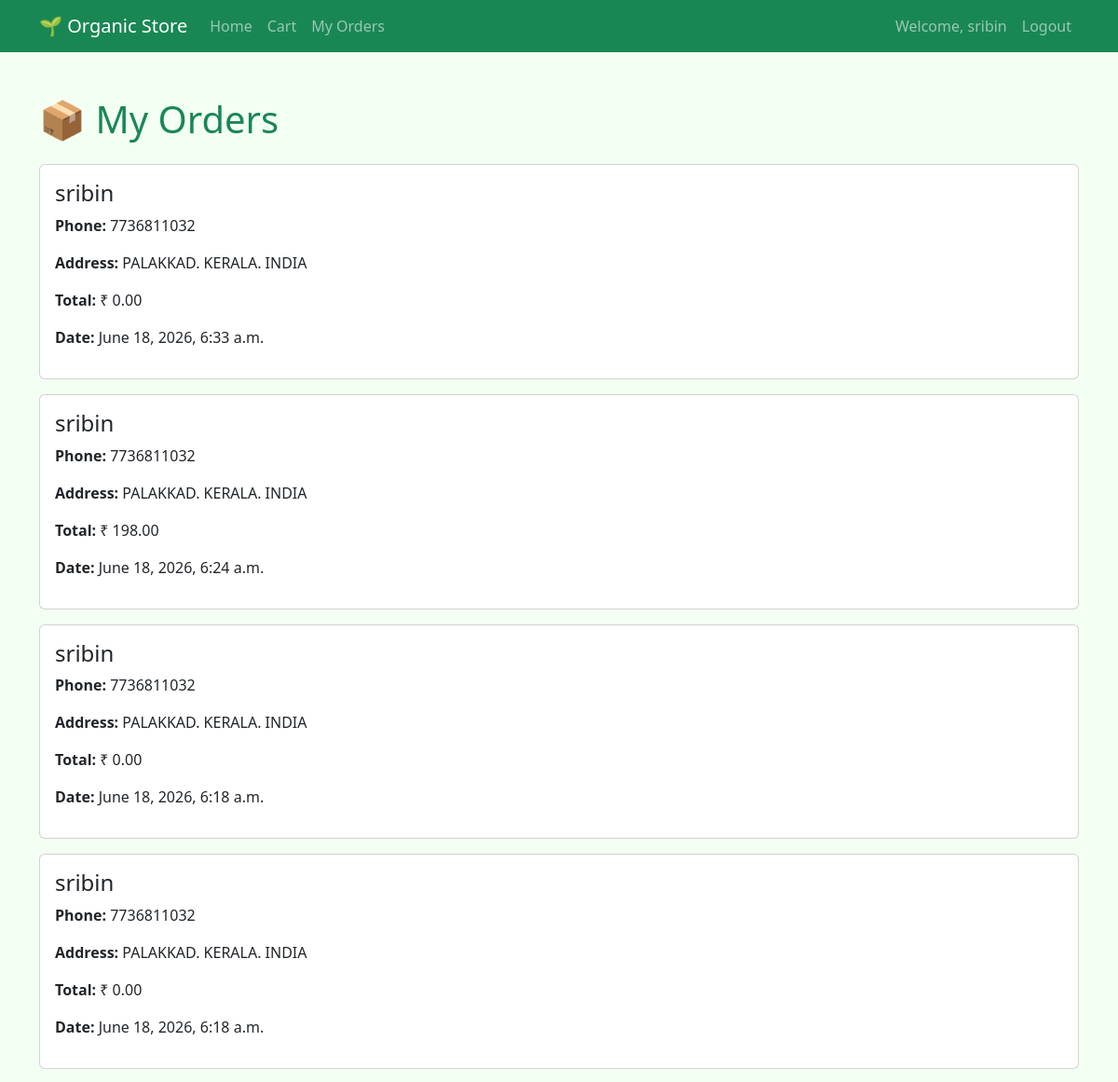
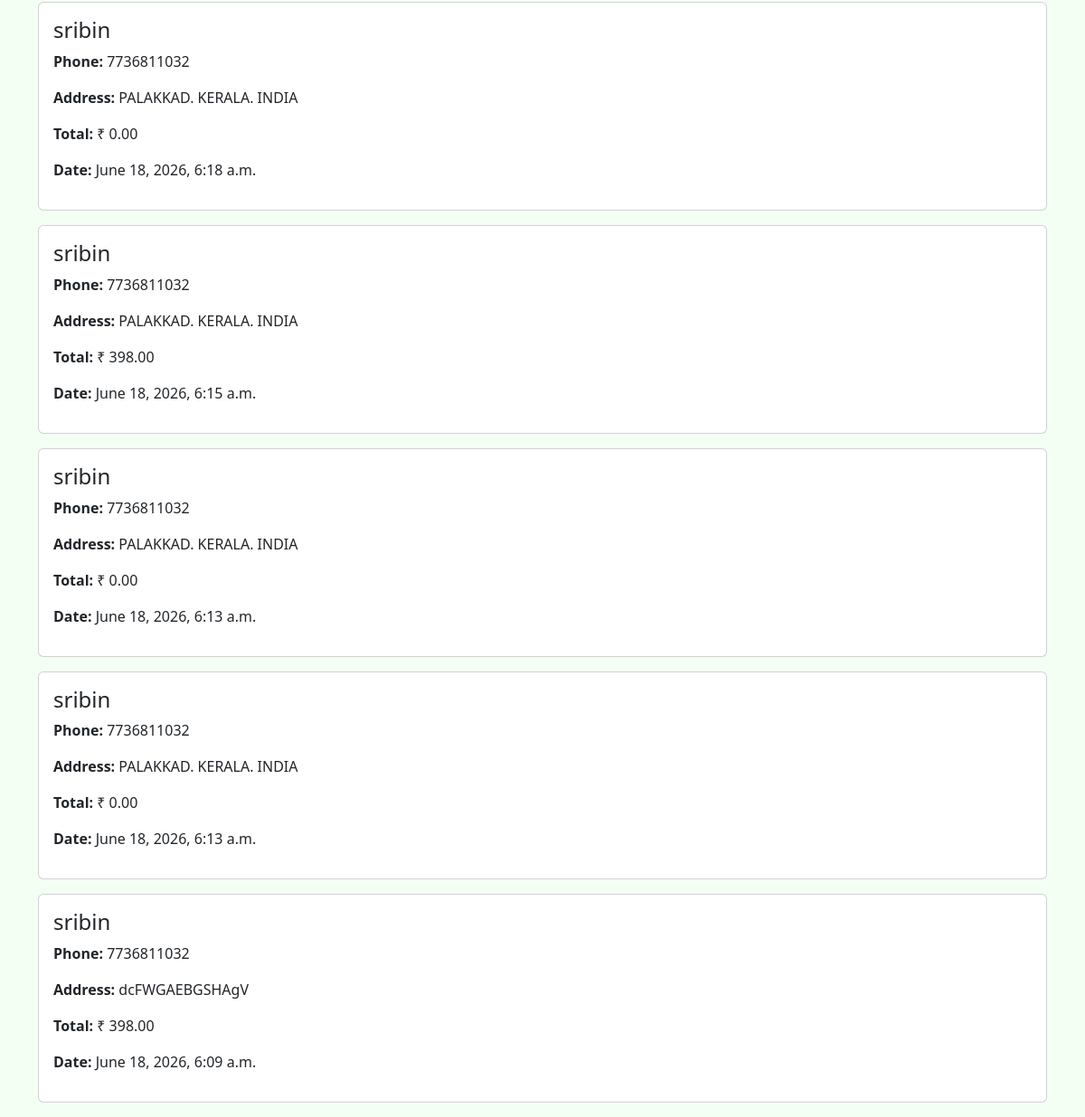
The page /orders/history/ (signed in) on the database its author committed (2 pictures, top to bottom).
### orders/models.py (models this page shows, shortened)
class Order(models.Model):
    user = models.ForeignKey(
        User,
        on_delete=models.CASCADE
    )
    full_name = models.CharField(max_length=100)
    phone = models.CharField(max_length=20)
    address = models.TextField()
    total_amount = models.DecimalField(
        max_digits=10,
        decimal_places=2
    )
    created_at = models.DateTimeField(
        auto_now_add=True
    )

### orders/views.py (the view)
@login_required
def order_history(request):
    orders = Order.objects.filter(
        user=request.user
    ).order_by('-created_at')
    return render(
        request,
        'orders/order_history.html',
        {
            'orders': orders
        }
    )

### templates/orders/order_history.html (shortened to what this page needs)
<!DOCTYPE html>
<html>
<head>
    <link href="https://cdn.jsdelivr.net/npm/bootstrap@5.3.3/dist/css/bootstrap.min.css" rel="stylesheet">
</head>
<body style="background:#f4fff4;">
    {% include 'navbar.html' %}
<div class="container mt-5">
    <h1 class="text-success mb-4">
        📦 My Orders
    </h1>
    {% for order in orders %}
    <div class="card mb-3">
        <div class="card-body">
            <h4>{{ order.full_name }}</h4>
            <p>
                <strong>Phone:</strong>
                {{ order.phone }}
            </p>
            <p>
                <strong>Address:</strong>
                {{ order.address }}
            </p>
            <p>
                <strong>Total:</strong>
                ₹ {{ order.total_amount }}
            </p>
            <p>
                <strong>Date:</strong>
                {{ order.created_at }}
            </p>
        </div>
    </div>
    {% empty %}
    <div class="alert alert-warning">
        No orders found.
    </div>
    {% endfor %}
</div>
</body>
</html>

### templates/navbar.html (shortened to what this page needs)
<nav class="navbar navbar-expand-lg navbar-dark bg-success">
  <div class="container">
    <a class="navbar-brand" href="/products/">
      🌱 Organic Store
    </a>
    <div class="collapse navbar-collapse" id="navbarNav">
      <ul class="navbar-nav me-auto">
        <li class="nav-item">
          <a class="nav-link" href="/products/">
            Home
          </a>
        </li>
        <li class="nav-item">
          <a class="nav-link" href="/cart/">
            Cart
          </a>
        </li>
        <li class="nav-item">
          <a class="nav-link" href="/orders/history/">
            My Orders
          </a>
        </li>
      </ul>
      <ul class="navbar-nav">
        {% if user.is_authenticated %}
        <li class="nav-item">
          <span class="nav-link">
            Welcome, {{ user.username }}
          </span>
        </li>
        <li class="nav-item">
          <a class="nav-link" href="/accounts/logout/">
            Logout
          </a>
        </li>
        {% endif %}
      </ul>
    </div>
  </div>
</nav>

### rows shown on the page
Order: full_name "sribin", phone "7736811032", address "PALAKKAD. KERALA. INDIA", total_amount "0.00", created_at "June 18, 2026, 6:33 a.m."
Order: full_name "sribin", phone "7736811032", address "PALAKKAD. KERALA. INDIA", total_amount "198.00", created_at "June 18, 2026, 6:24 a.m."
Order: full_name "sribin", phone "7736811032", address "PALAKKAD. KERALA. INDIA", total_amount "0.00", created_at "June 18, 2026, 6:18 a.m."
Order: full_name "sribin", phone "7736811032", address "PALAKKAD. KERALA. INDIA", total_amount "0.00", created_at "June 18, 2026, 6:18 a.m."
Order: full_name "sribin", phone "7736811032", address "PALAKKAD. KERALA. INDIA", total_amount "0.00", created_at "June 18, 2026, 6:18 a.m."
Order: full_name "sribin", phone "7736811032", address "PALAKKAD. KERALA. INDIA", total_amount "398.00", created_at "June 18, 2026, 6:15 a.m."
Order: full_name "sribin", phone "7736811032", address "PALAKKAD. KERALA. INDIA", total_amount "0.00", created_at "June 18, 2026, 6:13 a.m."
Order: full_name "sribin", phone "7736811032", address "PALAKKAD. KERALA. INDIA", total_amount "0.00", created_at "June 18, 2026, 6:13 a.m."
Order: full_name "sribin", phone "7736811032", address "dcFWGAEBGSHAgV", total_amount "398.00", created_at "June 18, 2026, 6:09 a.m."

### other values the page prints
{{ user.username }} "sribin"
